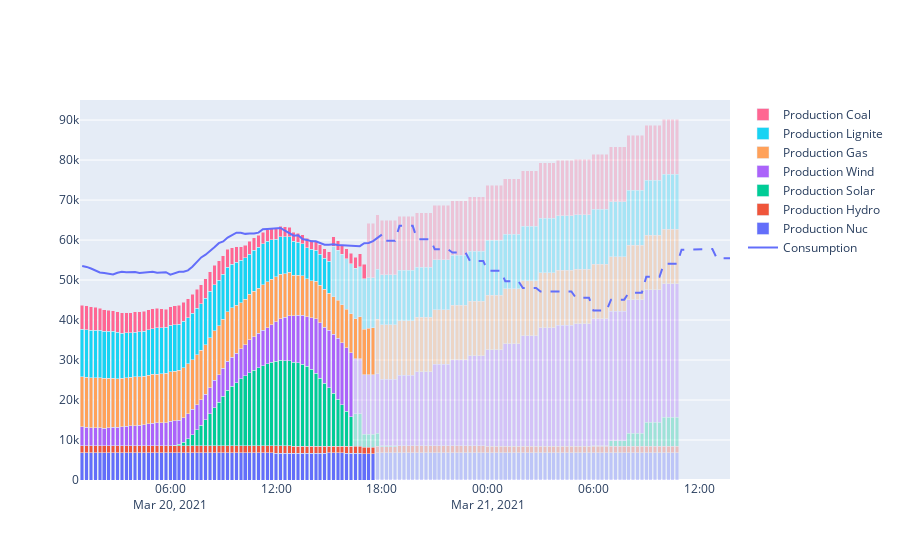

Source (notebook cell):
### Code cell
layout = {
    'barmode': 'stack'
}
data = [
    go.Scatter(x=actual_consumption.index, y=actual_consumption, name='Consumption', line={'color': px.colors.qualitative.Plotly[0]}),
    go.Scatter(x=forcast_consumption.index, y=forcast_consumption, name='Consumption (f)', line={'dash': 'dash', 'color': px.colors.qualitative.Plotly[0]}, showlegend=False),
]

for i, col in enumerate(production.columns):
    trace = go.Bar(
        x=production.index, 
        y=production[col], 
        name='Production {}'.format(col),
        marker_color=px.colors.qualitative.Plotly[i]
    )
    data.append(trace)

    fct = pd.merge(production_ft[col], production[col], how='outer', left_index=True, right_index=True, suffixes=('_f', '_a'))
    fct = fct[fct[col+'_a'].isnull()][col+'_f']
    trace = go.Bar(
        x=fct.index, 
        y=fct, 
        name='Production {}'.format(col),
        marker_color=px.colors.qualitative.Plotly[i],
        opacity=0.3,
        showlegend=False
    )
    data.append(trace)


go.Figure(data=data, layout=layout)
